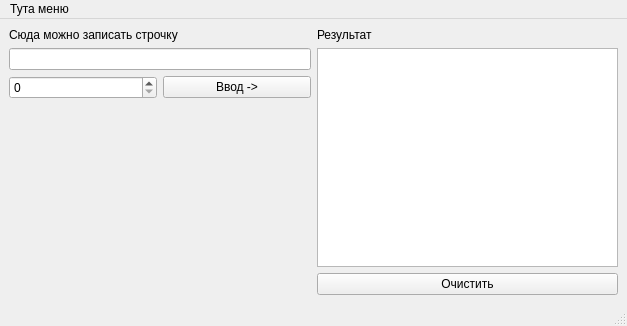
<?xml version="1.0" encoding="UTF-8"?>
<ui version="4.0">
 <class>MainWindow</class>
 <widget class="QMainWindow" name="MainWindow">
  <property name="geometry">
   <rect>
    <x>0</x>
    <y>0</y>
    <width>627</width>
    <height>326</height>
   </rect>
  </property>
  <property name="windowTitle">
   <string>MainWindow</string>
  </property>
  <widget class="QWidget" name="centralwidget">
   <layout class="QHBoxLayout" name="horizontalLayout_2">
    <item>
     <layout class="QVBoxLayout" name="verticalLayout_2">
      <item>
       <widget class="QLabel" name="label_input">
        <property name="text">
         <string>Сюда можно записать строчку</string>
        </property>
       </widget>
      </item>
      <item>
       <widget class="QLineEdit" name="lineEdit"/>
      </item>
      <item>
       <layout class="QHBoxLayout" name="horizontalLayout">
        <item>
         <widget class="QSpinBox" name="spinBox_value"/>
        </item>
        <item>
         <widget class="QPushButton" name="input_btn">
          <property name="text">
           <string>Ввод -&gt;</string>
          </property>
         </widget>
        </item>
       </layout>
      </item>
      <item>
       <spacer name="verticalSpacer">
        <property name="orientation">
         <enum>Qt::Vertical</enum>
        </property>
        <property name="sizeHint" stdset="0">
         <size>
          <width>20</width>
          <height>40</height>
         </size>
        </property>
       </spacer>
      </item>
     </layout>
    </item>
    <item>
     <layout class="QVBoxLayout" name="verticalLayout">
      <item>
       <widget class="QLabel" name="label_result">
        <property name="text">
         <string>Результат</string>
        </property>
       </widget>
      </item>
      <item>
       <widget class="QTextBrowser" name="textBrowser"/>
      </item>
      <item>
       <widget class="QPushButton" name="clear_btn">
        <property name="text">
         <string>Очистить</string>
        </property>
       </widget>
      </item>
     </layout>
    </item>
   </layout>
  </widget>
  <widget class="QMenuBar" name="menubar">
   <property name="geometry">
    <rect>
     <x>0</x>
     <y>0</y>
     <width>627</width>
     <height>22</height>
    </rect>
   </property>
   <widget class="QMenu" name="menu">
    <property name="title">
     <string>Тута меню</string>
    </property>
    <widget class="QMenu" name="menu_2">
     <property name="title">
      <string>Еще пункт меню</string>
     </property>
     <addaction name="action_5"/>
    </widget>
    <addaction name="separator"/>
    <addaction name="separator"/>
    <addaction name="action_3"/>
    <addaction name="menu_2"/>
   </widget>
   <addaction name="menu"/>
  </widget>
  <widget class="QStatusBar" name="statusbar"/>
  <action name="action_3">
   <property name="text">
    <string>Пункт меню</string>
   </property>
  </action>
  <action name="action_5">
   <property name="text">
    <string>О, как прикольно! )</string>
   </property>
  </action>
 </widget>
 <tabstops>
  <tabstop>lineEdit</tabstop>
  <tabstop>spinBox_value</tabstop>
  <tabstop>input_btn</tabstop>
  <tabstop>clear_btn</tabstop>
  <tabstop>textBrowser</tabstop>
 </tabstops>
 <resources/>
 <connections>
  <connection>
   <sender>clear_btn</sender>
   <signal>clicked()</signal>
   <receiver>textBrowser</receiver>
   <slot>clear()</slot>
   <hints>
    <hint type="sourcelabel">
     <x>467</x>
     <y>282</y>
    </hint>
    <hint type="destinationlabel">
     <x>467</x>
     <y>159</y>
    </hint>
   </hints>
  </connection>
 </connections>
</ui>
